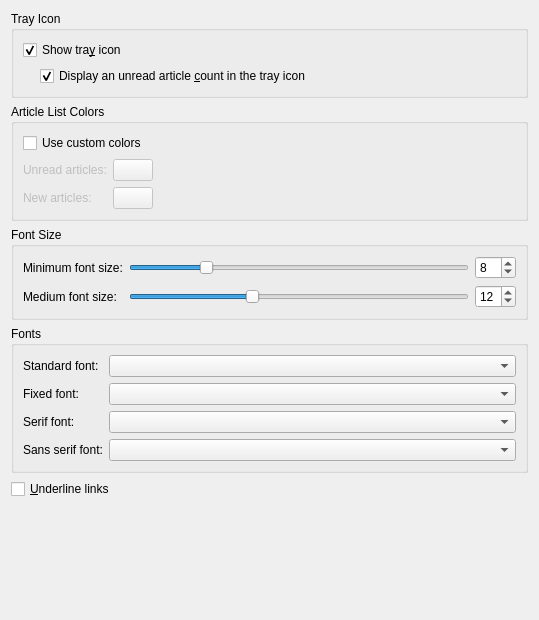
<?xml version="1.0" encoding="UTF-8"?>
<ui version="4.0">
 <author>Frank Osterfeld</author>
 <class>Akregator2::SettingsAppearance</class>
 <widget class="QWidget" name="Akregator2::SettingsAppearance">
  <property name="geometry">
   <rect>
    <x>0</x>
    <y>0</y>
    <width>539</width>
    <height>620</height>
   </rect>
  </property>
  <layout class="QVBoxLayout" name="verticalLayout_2">
   <item>
    <widget class="QGroupBox" name="groupBox_4">
     <property name="title">
      <string>Tray Icon</string>
     </property>
     <layout class="QVBoxLayout" name="verticalLayout">
      <item>
       <widget class="QCheckBox" name="kcfg_ShowTrayIcon">
        <property name="text">
         <string>Show tra&amp;y icon</string>
        </property>
        <property name="checked">
         <bool>true</bool>
        </property>
       </widget>
      </item>
      <item>
       <layout class="QHBoxLayout" name="horizontalLayout">
        <item>
         <spacer name="indent_kcfg_EnableTrayIconUnreadArticleCount">
          <property name="orientation">
           <enum>Qt::Horizontal</enum>
          </property>
          <property name="sizeType">
           <enum>QSizePolicy::Fixed</enum>
          </property>
          <property name="sizeHint" stdset="0">
           <size>
            <width>17</width>
            <height>12</height>
           </size>
          </property>
         </spacer>
        </item>
        <item>
         <widget class="QCheckBox" name="kcfg_EnableTrayIconUnreadArticleCount">
          <property name="enabled">
           <bool>true</bool>
          </property>
          <property name="text">
           <string>Display an unread article &amp;count in the tray icon</string>
          </property>
          <property name="checked">
           <bool>true</bool>
          </property>
         </widget>
        </item>
       </layout>
      </item>
     </layout>
    </widget>
   </item>
   <item>
    <widget class="QGroupBox" name="groupBox_3">
     <property name="title">
      <string>Article List Colors</string>
     </property>
     <layout class="QGridLayout">
      <item row="1" column="1">
       <spacer>
        <property name="orientation">
         <enum>Qt::Horizontal</enum>
        </property>
        <property name="sizeHint" stdset="0">
         <size>
          <width>40</width>
          <height>20</height>
         </size>
        </property>
       </spacer>
      </item>
      <item row="1" column="0">
       <layout class="QFormLayout" name="formLayout_3">
        <property name="margin">
         <number>0</number>
        </property>
        <item row="0" column="0">
         <widget class="QLabel" name="lbl_unreadArticles">
          <property name="enabled">
           <bool>false</bool>
          </property>
          <property name="text">
           <string>Unread articles:</string>
          </property>
         </widget>
        </item>
        <item row="0" column="1">
         <widget class="KColorButton" name="kcfg_ColorUnreadArticles">
          <property name="enabled">
           <bool>false</bool>
          </property>
         </widget>
        </item>
        <item row="1" column="0">
         <widget class="QLabel" name="lbl_newArticles">
          <property name="enabled">
           <bool>false</bool>
          </property>
          <property name="text">
           <string>New articles:</string>
          </property>
         </widget>
        </item>
        <item row="1" column="1">
         <widget class="KColorButton" name="kcfg_ColorNewArticles">
          <property name="enabled">
           <bool>false</bool>
          </property>
         </widget>
        </item>
       </layout>
      </item>
      <item row="0" column="0">
       <widget class="QCheckBox" name="kcfg_UseCustomColors">
        <property name="text">
         <string>Use custom colors</string>
        </property>
       </widget>
      </item>
     </layout>
    </widget>
   </item>
   <item>
    <widget class="QGroupBox" name="groupBox_2">
     <property name="title">
      <string>Font Size</string>
     </property>
     <layout class="QFormLayout" name="formLayout_2">
      <item row="0" column="0">
       <widget class="QLabel" name="lbl_MinimumFontSize">
        <property name="text">
         <string>Minimum font size:</string>
        </property>
       </widget>
      </item>
      <item row="0" column="1">
       <layout class="QHBoxLayout">
        <property name="margin">
         <number>0</number>
        </property>
        <item>
         <widget class="QSlider" name="slider_minimumFontSize">
          <property name="minimum">
           <number>2</number>
          </property>
          <property name="maximum">
           <number>30</number>
          </property>
          <property name="value">
           <number>8</number>
          </property>
          <property name="orientation">
           <enum>Qt::Horizontal</enum>
          </property>
          <property name="tickInterval">
           <number>3</number>
          </property>
         </widget>
        </item>
        <item>
         <widget class="KIntSpinBox" name="kcfg_MinimumFontSize">
          <property name="value">
           <number>8</number>
          </property>
         </widget>
        </item>
       </layout>
      </item>
      <item row="1" column="0">
       <widget class="QLabel" name="lbl_MediumFontSize">
        <property name="text">
         <string>Medium font size:</string>
        </property>
       </widget>
      </item>
      <item row="1" column="1">
       <layout class="QHBoxLayout">
        <property name="margin">
         <number>0</number>
        </property>
        <item>
         <widget class="QSlider" name="slider_mediumFontSize">
          <property name="minimum">
           <number>2</number>
          </property>
          <property name="maximum">
           <number>30</number>
          </property>
          <property name="value">
           <number>12</number>
          </property>
          <property name="orientation">
           <enum>Qt::Horizontal</enum>
          </property>
          <property name="tickInterval">
           <number>3</number>
          </property>
         </widget>
        </item>
        <item>
         <widget class="KIntSpinBox" name="kcfg_MediumFontSize">
          <property name="value">
           <number>12</number>
          </property>
         </widget>
        </item>
       </layout>
      </item>
     </layout>
    </widget>
   </item>
   <item>
    <widget class="QGroupBox" name="groupBox">
     <property name="title">
      <string>Fonts</string>
     </property>
     <layout class="QFormLayout" name="formLayout">
      <item row="0" column="0">
       <widget class="QLabel" name="textLabel1">
        <property name="text">
         <string>Standard font:</string>
        </property>
       </widget>
      </item>
      <item row="0" column="1">
       <widget class="KFontComboBox" name="kcfg_StandardFont"/>
      </item>
      <item row="1" column="0">
       <widget class="QLabel" name="textLabel2_2">
        <property name="text">
         <string>Fixed font:</string>
        </property>
       </widget>
      </item>
      <item row="1" column="1">
       <widget class="KFontComboBox" name="kcfg_FixedFont"/>
      </item>
      <item row="2" column="0">
       <widget class="QLabel" name="textLabel3">
        <property name="text">
         <string>Serif font:</string>
        </property>
       </widget>
      </item>
      <item row="2" column="1">
       <widget class="KFontComboBox" name="kcfg_SerifFont"/>
      </item>
      <item row="3" column="0">
       <widget class="QLabel" name="textLabel4">
        <property name="text">
         <string>Sans serif font:</string>
        </property>
       </widget>
      </item>
      <item row="3" column="1">
       <widget class="KFontComboBox" name="kcfg_SansSerifFont"/>
      </item>
     </layout>
    </widget>
   </item>
   <item>
    <widget class="QCheckBox" name="kcfg_UnderlineLinks">
     <property name="text">
      <string>&amp;Underline links</string>
     </property>
    </widget>
   </item>
   <item>
    <spacer>
     <property name="orientation">
      <enum>Qt::Vertical</enum>
     </property>
     <property name="sizeHint" stdset="0">
      <size>
       <width>20</width>
       <height>1</height>
      </size>
     </property>
    </spacer>
   </item>
  </layout>
 </widget>
 <customwidgets>
  <customwidget>
   <class>KFontComboBox</class>
   <extends>KComboBox</extends>
   <header>kfontcombobox.h</header>
  </customwidget>
  <customwidget>
   <class>KColorButton</class>
   <extends>QPushButton</extends>
   <header>kcolorbutton.h</header>
  </customwidget>
  <customwidget>
   <class>KComboBox</class>
   <extends>QComboBox</extends>
   <header>kcombobox.h</header>
  </customwidget>
  <customwidget>
   <class>KIntSpinBox</class>
   <extends>QSpinBox</extends>
   <header>knuminput.h</header>
  </customwidget>
 </customwidgets>
 <resources/>
 <connections/>
</ui>
